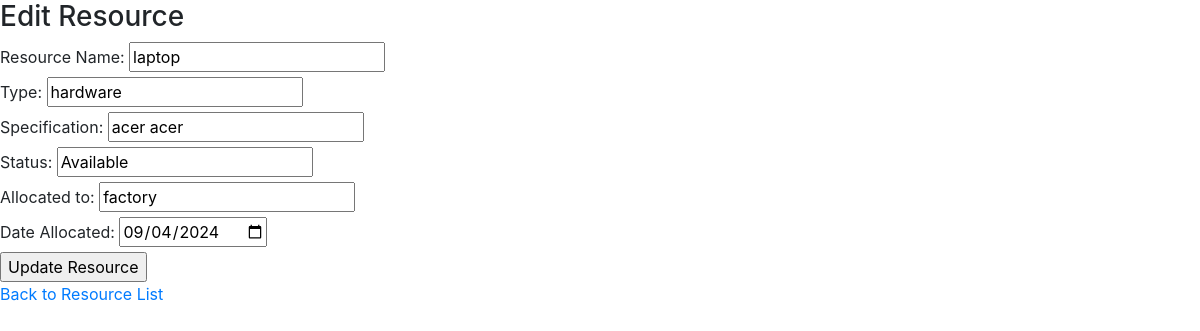
Screenshot of /edit_resource.php?id=1 with the database file from the repository.
### tables this page shows
CREATE TABLE `resources` (
  `id` int(11) NOT NULL,
  `resource_name` varchar(255) DEFAULT NULL,
  `type` varchar(50) DEFAULT NULL,
  `specification` varchar(255) DEFAULT NULL,
  `status` varchar(50) DEFAULT NULL,
  `allocated_to` varchar(255) DEFAULT NULL,
  `date_allocated` date DEFAULT NULL
);

### edit_resource.php (the view, shortened to what this page needs)
<?php
$servername = "localhost";
$username = "root";
$password = "";
$dbname = "it_resource_management";
$conn = new mysqli($servername, $username, $password, $dbname);
$id = $_GET['id'];
$sql = "SELECT * FROM resources WHERE id=$id";
$result = $conn->query($sql);
$row = $result->fetch_assoc();
?>
<!DOCTYPE html>
<html lang="en">
<head>
    <link href="https://stackpath.bootstrapcdn.com/bootstrap/4.5.2/css/bootstrap.min.css" rel="stylesheet">
</head>
<body>
    <h3>Edit Resource</h3>
    <form action ="edit_resource.php?id=<?php echo $id; ?>"
    method="post">
        <label for="resource_name">Resource Name:</label>
        <input type="text" name="resource_name" id="resource_name" value="<?php echo $row['resource_name']; ?>" required><br>
        <label for="type">Type: </label>
        <input type="text" name="type" id="type" value="<?php echo $row['type']; ?>" required><br>
        <label for="specification">Specification: </label>
        <input type="text" name="specification" id="specification" value="<?php echo $row['specification']; ?>" required><br>
        <label for="status">Status: </label>
        <input type="text" name="status" id="status" value="<?php echo $row['status']; ?>" required><br>
        <label for="allocated_to">Allocated to: </label>
        <input type="text" name="allocated_to" id="allocated_to" value="<?php echo $row['allocated_to']; ?>"><br>
        <label for="date_allocated">Date Allocated: </label>
        <input type="date" name="date_allocated" id="date_allocated" value="<?php echo $row['date_allocated']; ?>"><br>
        <input type="submit" name="update_resource" value="Update Resource">
    </form>
    <p><a href="index.php">Back to Resource List</a></p>
</body>
</html>

### rows the page displays
resources: resource_name "laptop", type "hardware", specification "acer acer", status "Available", allocated_to "factory", date_allocated "09/04/2024"
